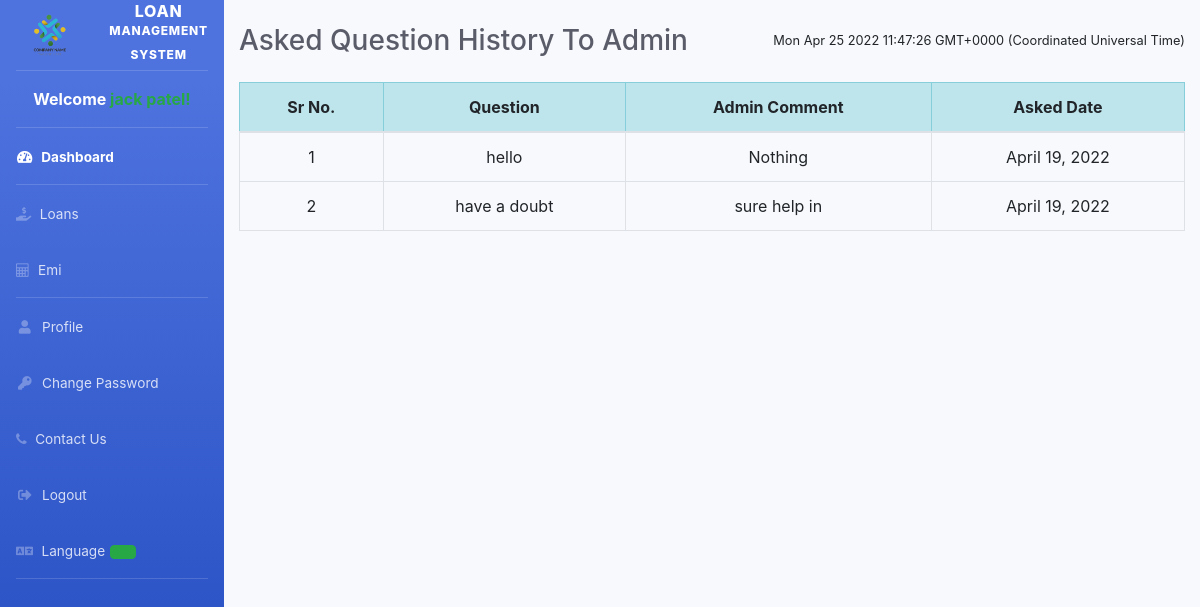
/customer/question-history (signed in), run on the app's committed database.
### loan/models.py (models this page shows, shortened)
class Question(models.Model):
    customer= models.ForeignKey(Customer, on_delete=models.CASCADE)
    description =models.CharField(max_length=500)
    admin_comment=models.CharField(max_length=200,default='Nothing')
    asked_date =models.DateField(auto_now=True)

### customer/views.py (the view)
# urls.py: path('question-history', views.question_history_view,name='question-history'),
def question_history_view(request):
    customer = models.Customer.objects.get(user_id=request.user.id)
    questions = CMODEL.Question.objects.all().filter(customer=customer)
    return render(request,'customer/question_history.html',{'questions':questions,'customer':customer})

### templates/customer/question_history.html (shortened to what this page needs)
{% extends 'customer/customerbase.html' %}
{% block content %}
{%load static%}
<head>
  <link href="http://netdna.bootstrapcdn.com/bootstrap/4.0.0-beta/css/bootstrap.min.css" rel="stylesheet">
    <link rel="stylesheet" href="https://maxcdn.bootstrapcdn.com/bootstrap/4.4.1/css/bootstrap.min.css">
    <link href="https://maxcdn.bootstrapcdn.com/font-awesome/4.3.0/css/font-awesome.min.css" rel="stylesheet">
</head>
<div class="container">
  <div class="panel panel-primary">
 <div class="d-sm-flex align-items-center justify-content-between mb-4 mt-4">
  <h1 class="h3 mb-0 text-gray-800">Asked Question History To Admin</h1>
  <span id='date-time' class="small"></span>
  </div>
    <table class="table table-hover rounded table-bordered table-responsive-sm" id="dev-table">
      <thead class="table-info">
        <tr class="text-center">
        <th>Sr No.</th>
          <th>Question</th>
            <th>Admin Comment</th>
          <th> Asked Date</th>
        </tr>
      </thead>
      {% for t in questions %}
      <tr class="text-center">
        <td> {{ forloop.counter }}</td>
        <td> {{t.description}}</td>
        <td>{{t.admin_comment}}</td>
        <td>{{t.asked_date}}</td>
      </tr>
      {% endfor %}
    </table>
  </div>
</div>
{% endblock content %}

### data on the page
Question: description "hello", admin_comment "Nothing", asked_date "April 19, 2022"
Question: description "have a doubt", admin_comment "sure help in", asked_date "April 19, 2022"
